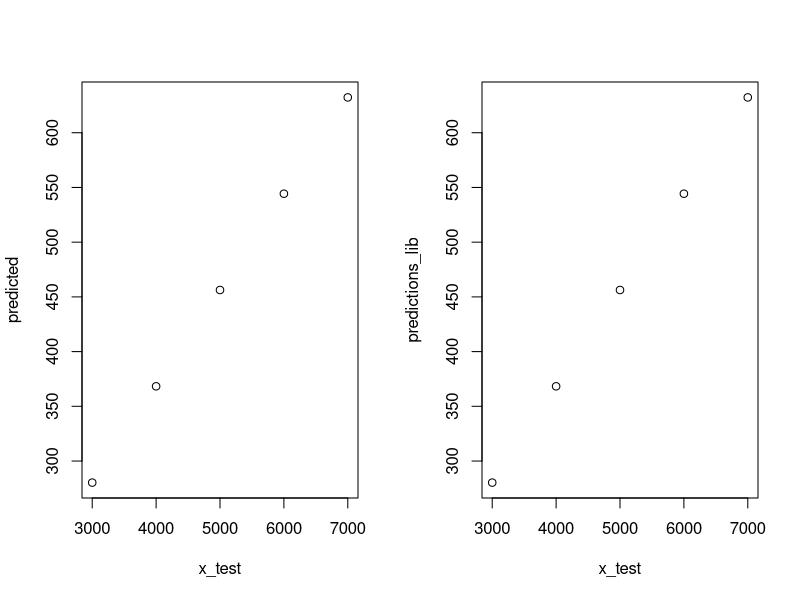

Source code (R):
data <- read.csv('sales.csv',header=TRUE,sep=',')

x <- data$budget
y <- data$totalUnits

mean_x <- sum(x)/nrow(data)
mean_y <- sum(y)/nrow(data)

b_1 <- sum((x-mean_x)*(y-mean_y))/sum((x-mean_x)^2)
b_0 <- mean_y - b_1*mean_x

getPred<-function(x){
  return (b_0 + (b_1*x))
}


x_test<-c(3000,4000,5000,6000,7000)
predicted<-sapply(x_test,getPred)
predicted
par(mfrow=c(1,2))    # set the plotting area into a 1*2 array
plot(x_test,predicted)


##Library Function
linearMod<-lm(totalUnits~budget,data=data)
print(linearMod)
modelSummary<-summary(linearMod)
modelCoeffs<-modelSummary$coefficients
modelCoeffs
x_test_lib = data.frame(budget=c(3000,4000,5000,6000,7000))
predictions_lib<-predict(linearMod,x_test_lib)

plot(x_test,predictions_lib)

